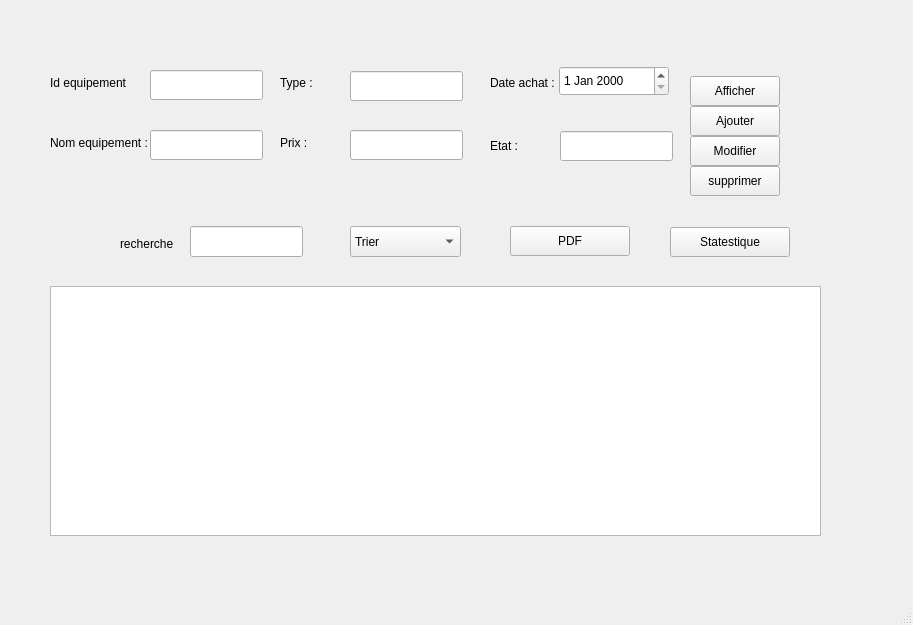
<?xml version="1.0" encoding="UTF-8"?>
<ui version="4.0">
 <class>MainWindow</class>
 <widget class="QMainWindow" name="MainWindow">
  <property name="geometry">
   <rect>
    <x>0</x>
    <y>0</y>
    <width>913</width>
    <height>625</height>
   </rect>
  </property>
  <property name="windowTitle">
   <string>MainWindow</string>
  </property>
  <widget class="QWidget" name="centralwidget">
   <widget class="QPushButton" name="pushButtonajfficher">
    <property name="geometry">
     <rect>
      <x>690</x>
      <y>76</y>
      <width>90</width>
      <height>30</height>
     </rect>
    </property>
    <property name="text">
     <string>Afficher</string>
    </property>
   </widget>
   <widget class="QLineEdit" name="lineEdit_etat">
    <property name="geometry">
     <rect>
      <x>560</x>
      <y>131</y>
      <width>113</width>
      <height>30</height>
     </rect>
    </property>
   </widget>
   <widget class="QLabel" name="label_2">
    <property name="geometry">
     <rect>
      <x>50</x>
      <y>136</y>
      <width>100</width>
      <height>14</height>
     </rect>
    </property>
    <property name="text">
     <string>Nom equipement :</string>
    </property>
   </widget>
   <widget class="QLabel" name="label_4">
    <property name="geometry">
     <rect>
      <x>490</x>
      <y>76</y>
      <width>70</width>
      <height>14</height>
     </rect>
    </property>
    <property name="text">
     <string>Date achat :</string>
    </property>
   </widget>
   <widget class="QLineEdit" name="lineEdit_type">
    <property name="geometry">
     <rect>
      <x>350</x>
      <y>71</y>
      <width>113</width>
      <height>30</height>
     </rect>
    </property>
   </widget>
   <widget class="QLineEdit" name="lineEdit_prix">
    <property name="geometry">
     <rect>
      <x>350</x>
      <y>130</y>
      <width>113</width>
      <height>30</height>
     </rect>
    </property>
   </widget>
   <widget class="QPushButton" name="pushButtonajouter">
    <property name="geometry">
     <rect>
      <x>690</x>
      <y>106</y>
      <width>90</width>
      <height>30</height>
     </rect>
    </property>
    <property name="text">
     <string>Ajouter</string>
    </property>
   </widget>
   <widget class="QLabel" name="label">
    <property name="geometry">
     <rect>
      <x>50</x>
      <y>76</y>
      <width>80</width>
      <height>14</height>
     </rect>
    </property>
    <property name="text">
     <string>Id equipement :</string>
    </property>
   </widget>
   <widget class="QLabel" name="label_5">
    <property name="geometry">
     <rect>
      <x>490</x>
      <y>136</y>
      <width>41</width>
      <height>20</height>
     </rect>
    </property>
    <property name="text">
     <string>Etat :</string>
    </property>
   </widget>
   <widget class="QPushButton" name="pushButtonPDF">
    <property name="geometry">
     <rect>
      <x>510</x>
      <y>226</y>
      <width>120</width>
      <height>30</height>
     </rect>
    </property>
    <property name="text">
     <string>PDF</string>
    </property>
   </widget>
   <widget class="QLabel" name="label_6">
    <property name="geometry">
     <rect>
      <x>280</x>
      <y>136</y>
      <width>47</width>
      <height>14</height>
     </rect>
    </property>
    <property name="text">
     <string>Prix :</string>
    </property>
   </widget>
   <widget class="QPushButton" name="pushButtonsupprimer">
    <property name="geometry">
     <rect>
      <x>690</x>
      <y>166</y>
      <width>90</width>
      <height>30</height>
     </rect>
    </property>
    <property name="text">
     <string>supprimer</string>
    </property>
   </widget>
   <widget class="QComboBox" name="trier_equipement">
    <property name="geometry">
     <rect>
      <x>350</x>
      <y>226</y>
      <width>111</width>
      <height>31</height>
     </rect>
    </property>
    <item>
     <property name="text">
      <string>Trier</string>
     </property>
    </item>
    <item>
     <property name="text">
      <string>Tri Par ID</string>
     </property>
    </item>
    <item>
     <property name="text">
      <string>Tri Par nom</string>
     </property>
    </item>
    <item>
     <property name="text">
      <string>Tri Par date</string>
     </property>
    </item>
   </widget>
   <widget class="QLabel" name="label_7">
    <property name="geometry">
     <rect>
      <x>120</x>
      <y>236</y>
      <width>61</width>
      <height>16</height>
     </rect>
    </property>
    <property name="text">
     <string>recherche</string>
    </property>
   </widget>
   <widget class="QLineEdit" name="lineEdit_id">
    <property name="geometry">
     <rect>
      <x>150</x>
      <y>70</y>
      <width>113</width>
      <height>30</height>
     </rect>
    </property>
   </widget>
   <widget class="QLineEdit" name="rechercher_EQUIPEMENT">
    <property name="geometry">
     <rect>
      <x>190</x>
      <y>226</y>
      <width>113</width>
      <height>31</height>
     </rect>
    </property>
   </widget>
   <widget class="QDateEdit" name="dateEdit_date">
    <property name="geometry">
     <rect>
      <x>559</x>
      <y>66</y>
      <width>110</width>
      <height>30</height>
     </rect>
    </property>
   </widget>
   <widget class="QPushButton" name="pushButtonmodifier">
    <property name="geometry">
     <rect>
      <x>690</x>
      <y>136</y>
      <width>90</width>
      <height>30</height>
     </rect>
    </property>
    <property name="text">
     <string>Modifier</string>
    </property>
   </widget>
   <widget class="QTableView" name="tableView_equipement">
    <property name="geometry">
     <rect>
      <x>50</x>
      <y>286</y>
      <width>771</width>
      <height>250</height>
     </rect>
    </property>
   </widget>
   <widget class="QLabel" name="label_3">
    <property name="geometry">
     <rect>
      <x>280</x>
      <y>76</y>
      <width>47</width>
      <height>14</height>
     </rect>
    </property>
    <property name="text">
     <string>Type :</string>
    </property>
   </widget>
   <widget class="QLineEdit" name="lineEdit_nom">
    <property name="geometry">
     <rect>
      <x>150</x>
      <y>130</y>
      <width>113</width>
      <height>30</height>
     </rect>
    </property>
   </widget>
   <widget class="QPushButton" name="pushButtonStatestique">
    <property name="geometry">
     <rect>
      <x>670</x>
      <y>227</y>
      <width>120</width>
      <height>30</height>
     </rect>
    </property>
    <property name="text">
     <string>Statestique</string>
    </property>
   </widget>
  </widget>
  <widget class="QMenuBar" name="menubar">
   <property name="geometry">
    <rect>
     <x>0</x>
     <y>0</y>
     <width>913</width>
     <height>22</height>
    </rect>
   </property>
  </widget>
  <widget class="QStatusBar" name="statusbar"/>
 </widget>
 <resources/>
 <connections/>
</ui>
